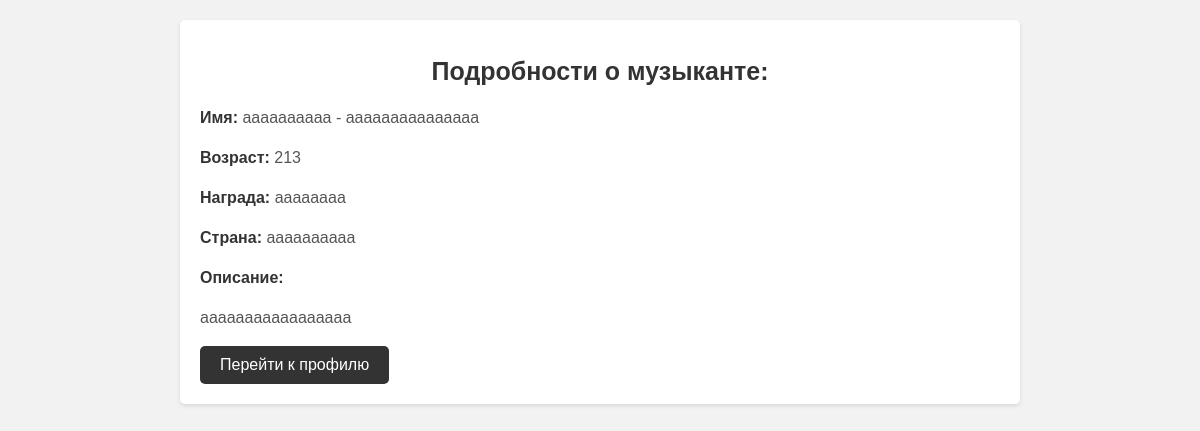
The page /jazz_singers/1/ on the database its author committed.
### Jazz/models.py (models this page shows, shortened)
class jazz_singer(models.Model):
    name = models.CharField(max_length=50)
    surname = models.CharField(max_length=50)
    age = models.PositiveIntegerField()
    big_award = models.CharField(max_length=50)
    country = models.CharField(max_length=50)
    description = models.TextField(null=True)
    def __str__(self) -> str:
        return f'{self.name} - {self.surname}'

### Jazz/views.py (the view)
# urls.py: path('<int:jazzer_id>/', jazz_singer_page),
def jazz_singer_page(request, jazzer_id):
    context = {'jazzer': jazz_singer.objects.get(pk=jazzer_id)}
    return render(request,
                  'jazzer.html',
                  context=context)

### templates/jazzer.html (shortened to what this page needs)
<!DOCTYPE html>
<html lang="en">
<head>
</head>
<body>
    <div class="container">
        <h1>Подробности о музыканте:</h1>
        <div class="profile-details">
            <p><span>Имя:</span> {{ jazzer }}</p>
            <p><span>Возраст:</span> {{ jazzer.age }}</p>
            <p><span>Награда:</span> {{ jazzer.big_award }}</p>
            <p><span>Страна:</span> {{ jazzer.country }}</p>
            <p><span>Описание:</span></p>
            <p>{{ jazzer.description }}</p>
        </div>
        <div class="profile-link">
            <a href="/rap_singers/{{ jazzer.id }}" style="color: #fff; text-decoration: none;">Перейти к профилю</a>
        </div>
    </div>
</body>
</html>

### templates/jazzer.html (style rules this page uses)
body { background-color: #f2f2f2; font-family: Arial, sans-serif; margin: 0; padding: 0; }
.container { max-width: 800px; margin: 20px auto; padding: 20px; background-color: #fff; border-radius: 5px; box-shadow: 0 2px 4px rgba(0, 0, 0, 0.1); }
h1 { text-align: center; font-weight: bold; font-size: 25px; color: #333; margin-bottom: 20px; }
p { font-size: 16px; color: #555; line-height: 1.5; }
.profile-details { margin-bottom: 10px; }
.profile-details span { font-weight: bold; color: #333; }
.profile-link { display: inline-block; background-color: #333; color: #fff; padding: 10px 20px; text-decoration: none; border-radius: 5px; transition: background-color 0.3s ease; }

### rows shown on the page
jazz_singer: name+surname "aaaaaaaaaa - aaaaaaaaaaaaaaa", age "213", big_award "aaaaaaaa", country "aaaaaaaaaa", description "aaaaaaaaaaaaaaaaa"
